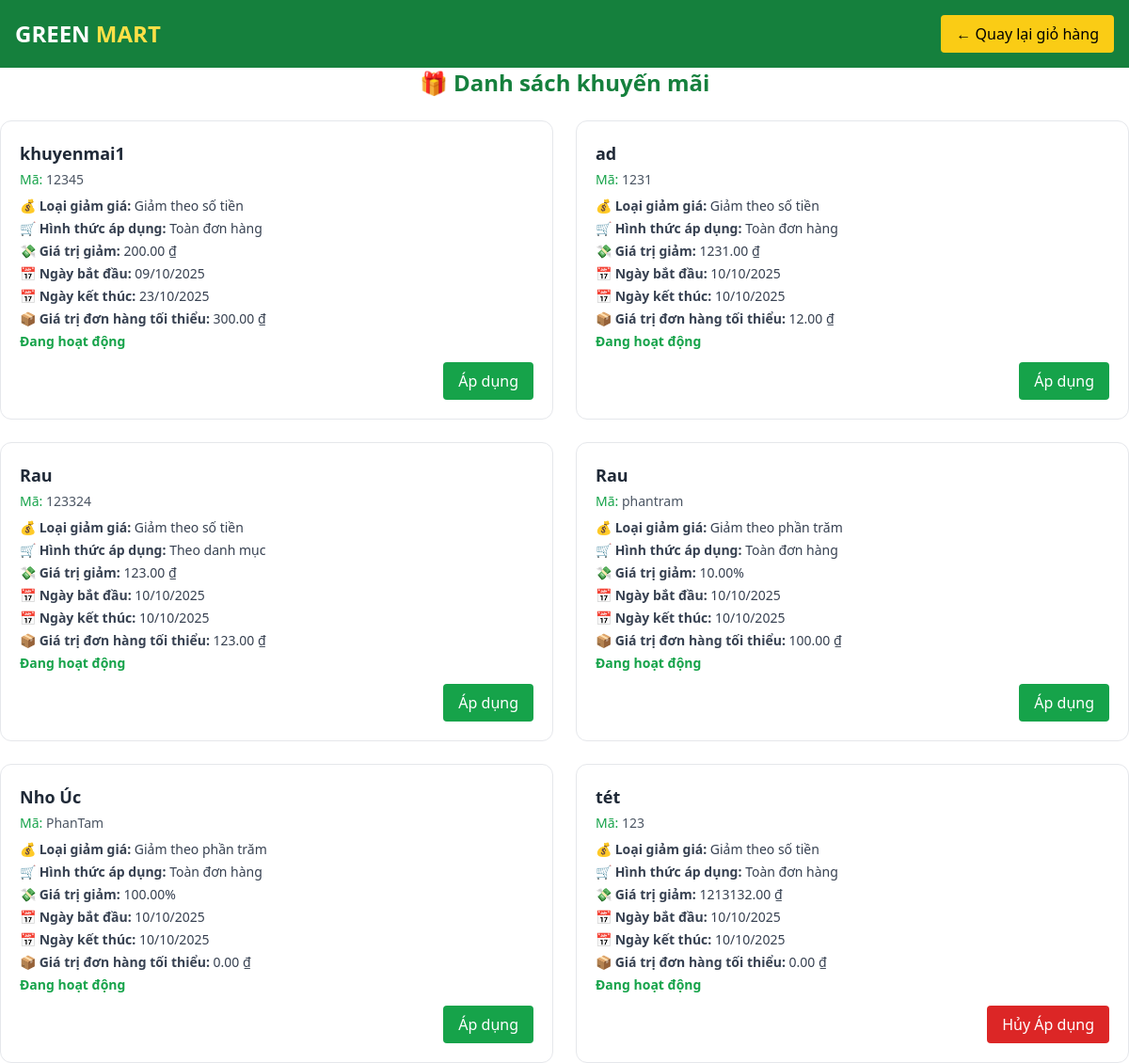
The page /promotions/ (signed in) on the database as committed earlier.
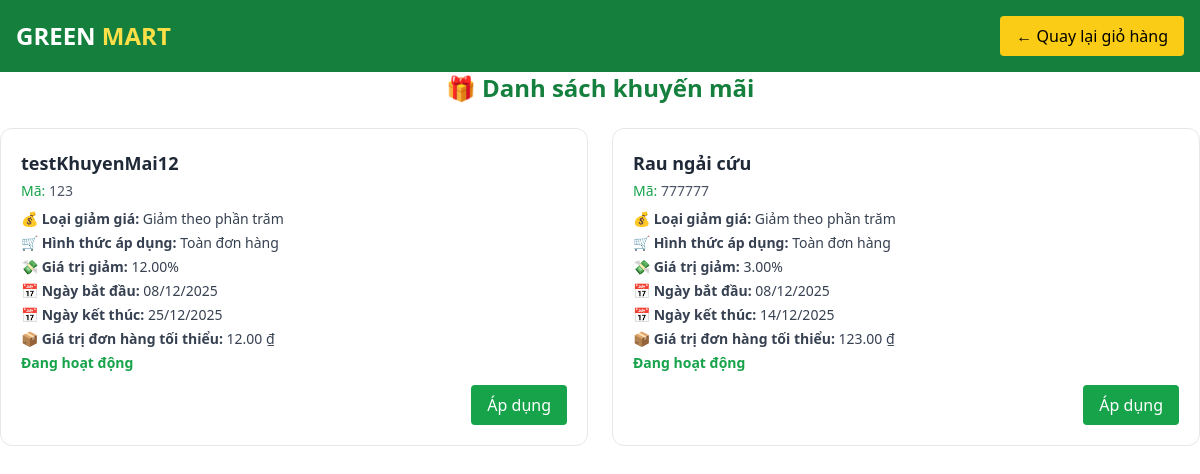
The same page on the database as committed later.
### app/models.py (models this page shows, shortened)
class Promotion(models.Model):
    DISCOUNT_TYPE_CHOICES = [
        ('money', 'Giảm theo số tiền'),
        ('percent', 'Giảm theo phần trăm'),
    ]
    APPLY_TYPE_CHOICES = [
        ('product', 'Theo sản phẩm'),
        ('category', 'Theo danh mục'),
        ('order', 'Toàn đơn hàng'),
    ]
    user = models.ForeignKey(User, on_delete=models.CASCADE, blank=True, null=True, related_name="promotions")
    name = models.CharField(max_length=100)
    code = models.CharField(max_length=20, unique=True)
    discount_type = models.CharField(max_length=10, choices=DISCOUNT_TYPE_CHOICES)
    discount_value = models.DecimalField(max_digits=100000000, decimal_places=2)
    apply_type = models.CharField(max_length=10, choices=APPLY_TYPE_CHOICES, default='order')
    products = models.ManyToManyField('Product', blank=True)
    categories = models.ManyToManyField('Category', blank=True)
    start_date = models.DateTimeField(auto_now_add=True)
    end_date = models.DateTimeField()
    is_active = models.BooleanField(default=True)
    min_order_value = models.DecimalField(max_digits=10, decimal_places=2, default=0)

### app/views.py (the view)
# urls.py: path('promotions/', views.promotion_list, name='promotion_list'),
def promotion_list(request):
    promotions = Promotion.objects.filter(is_active=True)
    order = get_cart(request)
    return render(request, 'promotions_list.html', {
        'promotions': promotions,
        'order': order,
    })

### app/views.py (called while the page is built, shortened)
def get_cart(request):
    if request.user.is_authenticated:
        order, _ = Order.objects.get_or_create(
            customer=request.user,
            complete=False,
        )
    return order

### app/templates/promotions_list.html (shortened to what this page needs)
<!DOCTYPE html>
<html lang="en">
<head>
    <script src="https://cdn.tailwindcss.com"></script>
</head>
<header class="bg-green-700 text-white p-4 flex justify-between items-center">
    <a href="{% url 'home' %}" class="text-2xl font-bold">GREEN <span class="text-yellow-300">MART</span></a>
    <a href="{% url 'cart' %}" class="bg-yellow-400 text-black px-4 py-2 rounded hover:bg-yellow-300">
      ← Quay lại giỏ hàng
    </a>
  </header>
<body>
    <h2 class="text-2xl font-bold text-green-700 mb-6 text-center">🎁 Danh sách khuyến mãi</h2>
{% if promotions %}
<div class="grid md:grid-cols-2 gap-6">
      {% for promo in promotions %}
        <div class="border border-gray-200 rounded-xl p-5 hover:shadow-md transition">
          <h3 class="text-lg font-semibold text-gray-800 mb-1">{{ promo.name }}</h3>
          <p class="text-sm text-gray-600 mb-2">
            <span class="font-medium text-green-600">Mã:</span> {{ promo.code }}
          </p>
          <ul class="text-sm text-gray-700 space-y-1">
            <li>💰 <span class="font-semibold">Loại giảm giá:</span> {{ promo.get_discount_type_display }}</li>
            <li>🛒 <span class="font-semibold">Hình thức áp dụng:</span> {{ promo.get_apply_type_display }}</li>
            <li>💸 <span class="font-semibold">Giá trị giảm:</span>
              {% if promo.discount_type == 'percent' %}
                {{ promo.discount_value }}%
              {% else %}
                {{ promo.discount_value }} ₫
              {% endif %}
            </li>
            <li>📅 <span class="font-semibold">Ngày bắt đầu:</span> {{ promo.start_date|date:"d/m/Y" }}</li>
            <li>📅 <span class="font-semibold">Ngày kết thúc:</span> {{ promo.end_date|date:"d/m/Y" }}</li>
            <li>📦 <span class="font-semibold">Giá trị đơn hàng tối thiểu:</span> {{ promo.min_order_value }} ₫</li>
            <li>
              {% if promo.is_active %}
                <span class="text-green-600 font-semibold">Đang hoạt động</span>
              {% else %}
                <span class="text-red-500 font-semibold">Hết hạn</span>
              {% endif %}
            </li>
          </ul>
          <div class="mt-3 text-right">
          {% if order.promotion and order.promotion.id == promo.id %}
            <form method="post" action="{% url 'cancel_promotion' promo.id %}" class="mt-3">
              <button type="submit" class="bg-red-600 text-white px-4 py-2 rounded hover:bg-green-500">
                Hủy Áp dụng
              </button>
            </form>
            {% else %}
            <form method="post" action="{% url 'use_promotion' promo.id %}" class="mt-3">
              <button type="submit" class="bg-green-600 text-white px-4 py-2 rounded hover:bg-green-500">
                Áp dụng
              </button>
            </form>
          {% endif %}
          </div>
        </div>
      {% endfor %}
    </div>
  {% else %}
    <p class="text-gray-600 text-center">Không có khuyến mãi nào.</p>
  {% endif %}
</body>
</html>

Rows that differ between the two databases and show on the page:
removed Promotion: name "khuyenmai1", code "12345", discount_type "Giảm theo số tiền", apply_type "Toàn đơn hàng", discount_value "200.00", start_date "09/10/2025", end_date "23/10/2025", min_order_value "300.00", is_active "Đang hoạt động", shows "Áp dụng"
removed Promotion: name "ad", code "1231", discount_type "Giảm theo số tiền", apply_type "Toàn đơn hàng", discount_value "1231.00", start_date "10/10/2025", end_date "10/10/2025", min_order_value "12.00", is_active "Đang hoạt động", shows "Áp dụng"
removed Promotion: name "Rau", code "123324", discount_type "Giảm theo số tiền", apply_type "Theo danh mục", discount_value "123.00", start_date "10/10/2025", end_date "10/10/2025", min_order_value "123.00", is_active "Đang hoạt động", shows "Áp dụng"
removed Promotion: name "Rau", code "phantram", discount_type "Giảm theo phần trăm", apply_type "Toàn đơn hàng", discount_value "10.00", start_date "10/10/2025", end_date "10/10/2025", min_order_value "100.00", is_active "Đang hoạt động", shows "Áp dụng"
removed Promotion: name "Nho Úc", code "PhanTam", discount_type "Giảm theo phần trăm", apply_type "Toàn đơn hàng", discount_value "100.00", start_date "10/10/2025", end_date "10/10/2025", min_order_value "0.00", is_active "Đang hoạt động", shows "Áp dụng"
removed Promotion: name "tét", code "123", discount_type "Giảm theo số tiền", apply_type "Toàn đơn hàng", discount_value "1213132.00", start_date "10/10/2025", end_date "10/10/2025", min_order_value "0.00", is_active "Đang hoạt động", shows "Hủy Áp dụng"
added Promotion: name "testKhuyenMai12", code "123", discount_type "Giảm theo phần trăm", apply_type "Toàn đơn hàng", discount_value "12.00", start_date "08/12/2025", end_date "25/12/2025", min_order_value "12.00", is_active "Đang hoạt động", shows "Áp dụng"
added Promotion: name "Rau ngải cứu", code "777777", discount_type "Giảm theo phần trăm", apply_type "Toàn đơn hàng", discount_value "3.00", start_date "08/12/2025", end_date "14/12/2025", min_order_value "123.00", is_active "Đang hoạt động", shows "Áp dụng"
